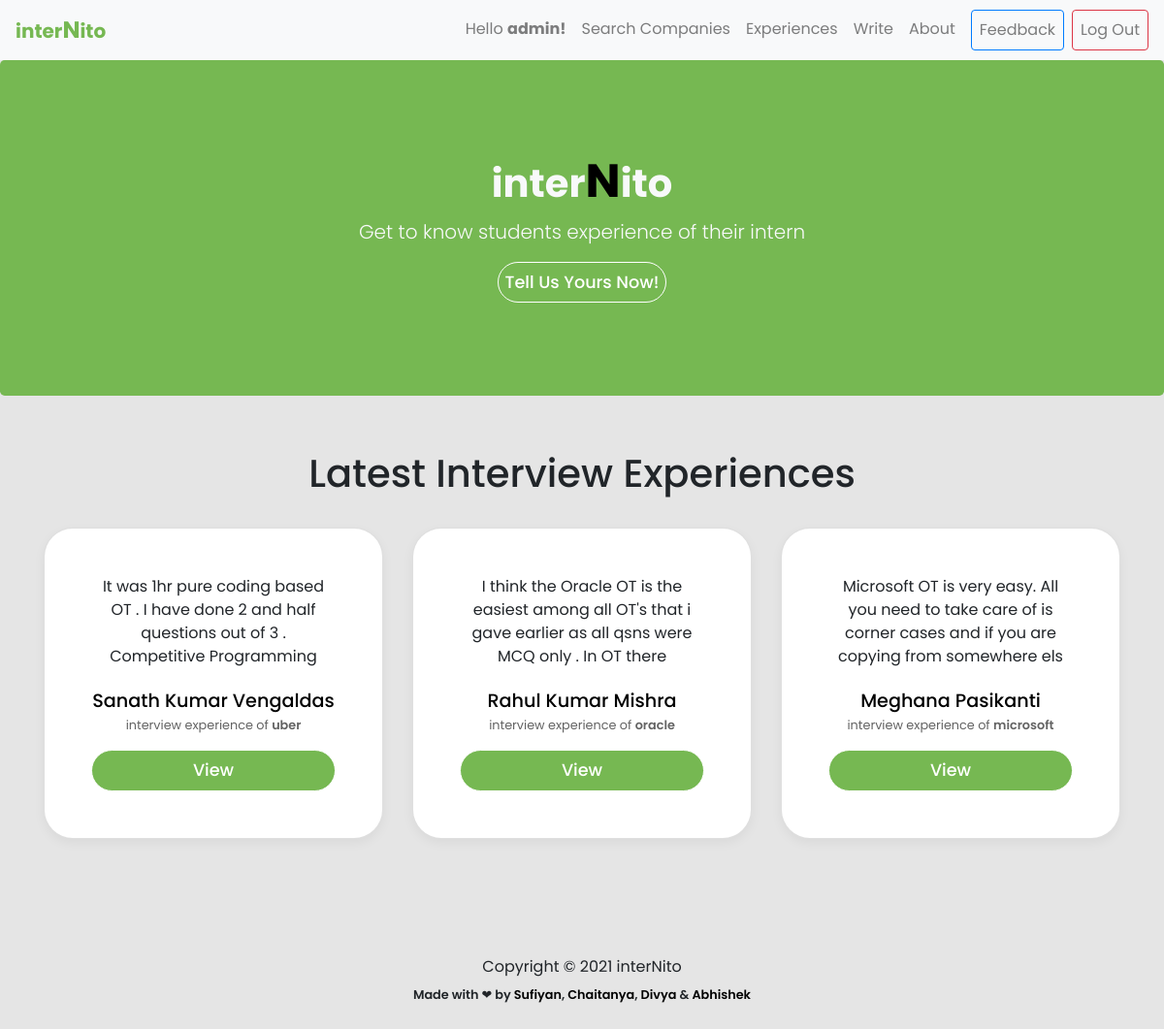
The page / (signed in) on the database as committed earlier.
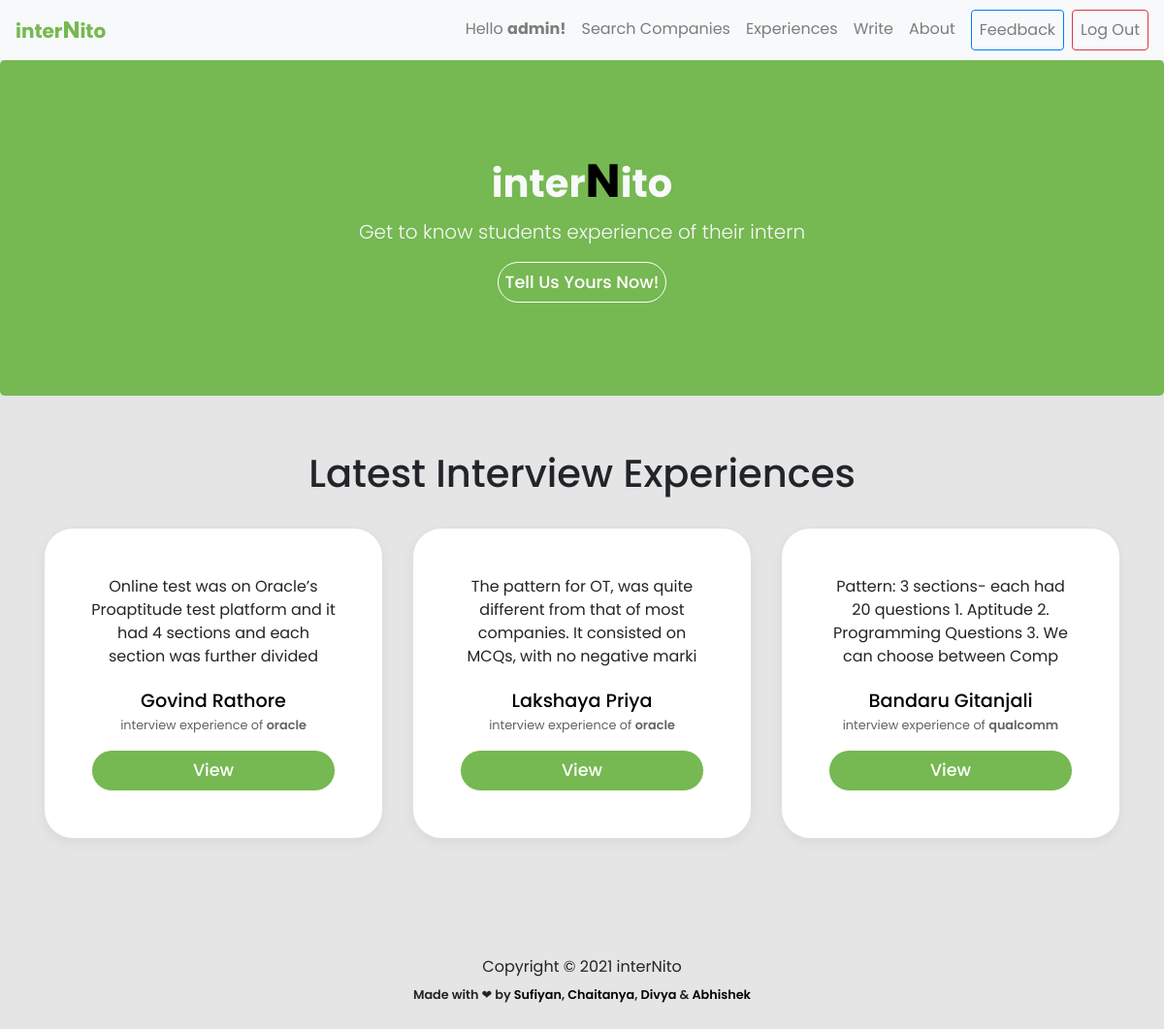
The same page on the database as committed later.
### experience/models.py (models this page shows, shortened)
class Experience(models.Model):
    user = models.ForeignKey(User, on_delete = models.CASCADE)
    name = models.CharField(max_length=80)
    branch = models.CharField(max_length=255,blank=True)
    cgpa_cutoff = models.FloatField(blank=True)
    resume = models.TextField(blank=True)
    batch = models.CharField(max_length=255, blank=True)
    company = models.CharField(max_length=255,blank=False)
    summary = models.TextField(blank=False)
    period = models.CharField(max_length=255,blank=False)
    ot_summary = models.TextField(blank = True)
    ot_question1 = models.TextField(blank = True, null = True)
    ot_question1_link = models.TextField(blank = True, null = True, default = 'NONE')
    ot_question2 = models.TextField(blank = True, null = True)
    ot_question2_link = models.TextField(blank = True, null = True)
    ot_question3 = models.TextField(blank = True, null = True)
    ot_question3_link = models.TextField(blank = True, null = True)
    ot_question4 = models.TextField(blank = True, null = True)
    ot_question4_link = models.TextField(blank = True, null = True)
    round1_details = models.TextField(blank = True, null = True)
    round2_details = models.TextField(blank = True, null = True)
    round3_details = models.TextField(blank = True, null = True)
    final_summary = models.TextField(blank = True, null = True)

### experience/views.py (the view)
# urls.py: path('', views.home,name='home'),
@login_required()
def home(request):
    responses = Experience.objects.all().order_by('-id')[:3]
    return render(request, 'home.html', {'responses': responses})

### templates/home.html (shortened to what this page needs)
{% extends 'base.html' %} {% load static %} {% block content %}
<link rel="stylesheet" href="{% static 'css/experience.css' %}" />
<main role="main">
  <section class="jumbotron text-center bg-lime">
    <div class="container text-light">
      <h1>
        <strong>inter<big style="color: black">N</big>ito</strong>
      </h1>
      <p class="mt-2 lead text-light">
        Get to know students experience of their intern
      </p>
      <a class="btn view-btn" href="{% url 'write'%}"> Tell Us Yours Now! </a>
    </div>
  </section>
  {% if request.user.is_staff %}
  <div class="album py-5 bg-lime-invert">
    <div class="container">
      <h1 class="mb-4">
        <div class="head p-2" style="text-align: center">
          Latest Interview Experiences
        </div>
      </h1>
      <div class="row">
        {% for response in responses %}
        <div class="col-md-4">
          <div class="card mb-4 box-shadow">
            <div class="card-body p-5 summary-parent">
              <p
                class="card-text summary summary-text"
                style="height: 10ch; text-overflow: ellipsis; overflow: hidden"
              >
                {{response.summary }}
              </p>
              <p class="card-text name">
                <a href="{% url 'profile' response.user.username %}"
                  >{{response.name}}</a
                >
              </p>
              <p class="card-text company capitalize">
                interview experience of <strong>{{response.company}}</strong>
              </p>
              <a
                href="{% url  'post' response.pk %}"
                type="button"
                class="
                  btn btn-sm btn-outline-secondary
                  view-btn
                  w-100
                  text-center
                "
              >
                View
              </a>
            </div>
          </div>
        </div>
        {% endfor %}
      </div>
    </div>
  </div>
  {% endif %}
</main>
{% endblock content %}

Rows that differ between the two databases and show on the page:
no longer on this page (row unchanged): Experience: summary "It was 1hr pure coding based OT . I have done 2 and half questions out of 3 . Competitive Programming…", name "Sanath Kumar Vengaldas", company "uber"
no longer on this page (row unchanged): Experience: summary "I think the Oracle OT is the easiest among all OT's that i gave earlier as all qsns were MCQ only . In OT there", name "Rahul Kumar Mishra", company "oracle"
no longer on this page (row unchanged): Experience: summary "Microsoft OT is very easy. All you need to take care of is corner cases and if you are copying from somewhere els", name "Meghana Pasikanti", company "microsoft"
added Experience: summary "Online test was on Oracle’s Proaptitude test platform and it had 4 sections and each section was further divided", name "Govind Rathore", company "oracle"
added Experience: summary "The pattern for OT, was quite different from that of most companies. It consisted on MCQs, with no negative marki", name "Lakshaya Priya", company "oracle"
added Experience: summary "Pattern: 3 sections- each had 20 questions 1. Aptitude 2. Programming Questions 3. We can choose between Comp", name "Bandaru Gitanjali", company "qualcomm"
